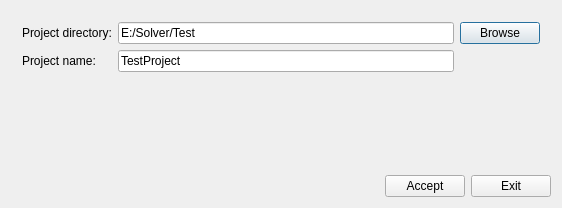
<?xml version="1.0" encoding="UTF-8"?>
<ui version="4.0">
 <class>CreateNewProject</class>
 <widget class="QDialog" name="CreateNewProject">
  <property name="geometry">
   <rect>
    <x>0</x>
    <y>0</y>
    <width>562</width>
    <height>208</height>
   </rect>
  </property>
  <property name="windowTitle">
   <string>CreateNewProject</string>
  </property>
  <layout class="QHBoxLayout" name="horizontalLayout">
   <item>
    <layout class="QVBoxLayout" name="verticalLayout">
     <item>
      <widget class="QWidget" name="widget" native="true">
       <property name="sizePolicy">
        <sizepolicy hsizetype="Preferred" vsizetype="Expanding">
         <horstretch>0</horstretch>
         <verstretch>0</verstretch>
        </sizepolicy>
       </property>
       <layout class="QHBoxLayout" name="horizontalLayout_3">
        <item>
         <layout class="QGridLayout" name="gridLayout">
          <item row="1" column="1">
           <widget class="QLineEdit" name="project_name">
            <property name="text">
             <string>TestProject</string>
            </property>
           </widget>
          </item>
          <item row="1" column="0">
           <widget class="QLabel" name="label_2">
            <property name="text">
             <string>Project name:</string>
            </property>
           </widget>
          </item>
          <item row="0" column="0">
           <widget class="QLabel" name="label">
            <property name="text">
             <string>Project directory:</string>
            </property>
           </widget>
          </item>
          <item row="0" column="1">
           <widget class="QLineEdit" name="project_dir">
            <property name="text">
             <string>E:/Solver/Test</string>
            </property>
           </widget>
          </item>
          <item row="2" column="1">
           <spacer name="verticalSpacer">
            <property name="orientation">
             <enum>Qt::Vertical</enum>
            </property>
            <property name="sizeHint" stdset="0">
             <size>
              <width>20</width>
              <height>40</height>
             </size>
            </property>
           </spacer>
          </item>
          <item row="0" column="2">
           <widget class="QPushButton" name="browse">
            <property name="text">
             <string>Browse</string>
            </property>
           </widget>
          </item>
         </layout>
        </item>
       </layout>
      </widget>
     </item>
     <item>
      <layout class="QHBoxLayout" name="horizontalLayout_2">
       <item>
        <spacer name="horizontalSpacer">
         <property name="orientation">
          <enum>Qt::Horizontal</enum>
         </property>
         <property name="sizeHint" stdset="0">
          <size>
           <width>40</width>
           <height>20</height>
          </size>
         </property>
        </spacer>
       </item>
       <item>
        <widget class="QPushButton" name="accept">
         <property name="text">
          <string>Accept</string>
         </property>
        </widget>
       </item>
       <item>
        <widget class="QPushButton" name="exit">
         <property name="text">
          <string>Exit</string>
         </property>
        </widget>
       </item>
      </layout>
     </item>
    </layout>
   </item>
  </layout>
 </widget>
 <layoutdefault spacing="6" margin="11"/>
 <resources/>
 <connections/>
</ui>
